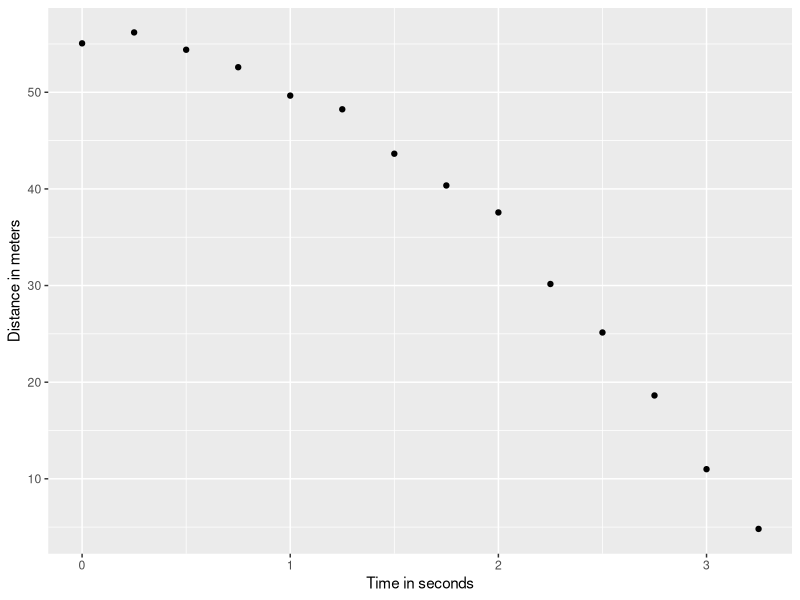
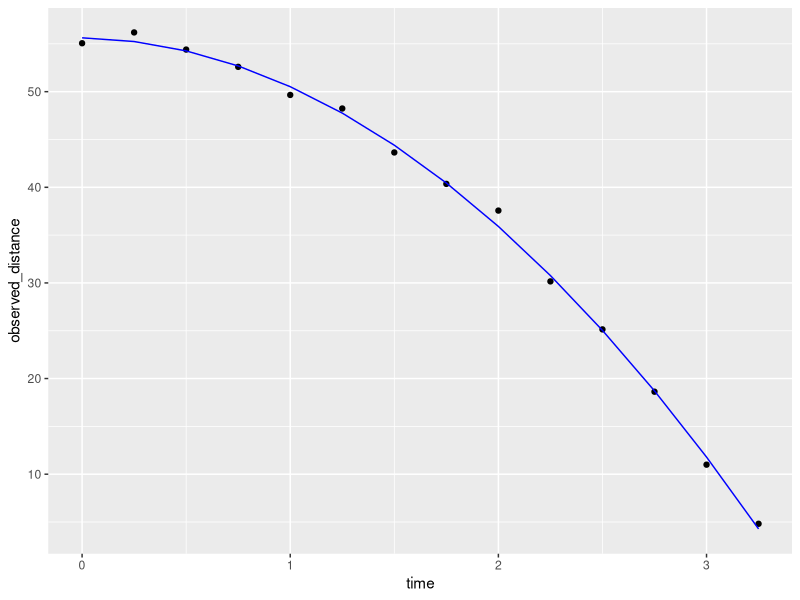

Generate these figures, in order, with R:
# Explicit dependencies for an independent R session (2026 maintenance).
library(tidyverse)
library(broom)

#Measurement Error Models
#Up to now, all our linear regression examples have been applied to two or more random variables. We assume the pairs are bivariate normal and use this to motivate a linear model.
#Another use for linear regression is with measurement error models, where it is common to have a non-random covariate (such as time). Randomness is introduced from measurement error rather than sampling or natural variability.

library(dslabs)
falling_object <- rfalling_object()

#The code to draw the trajectory of the ball:
falling_object %>%
  ggplot(aes(time, observed_distance)) +
  geom_point() +
  ylab("Distance in meters") +
  xlab("Time in seconds")

#The code to use the lm() function to estimate the coefficients:
fit <- falling_object %>%
  mutate(time_sq = time^2) %>%
  lm(observed_distance~time+time_sq, data=.)

tidy(fit)
#> # A tibble: 3 x 5
#>   term        estimate std.error statistic  p.value
#>   <chr>          <dbl>     <dbl>     <dbl>    <dbl>
#> 1 (Intercept)    56.9      0.580     98.0  1.56e-17
#> 2 time           -1.04     0.829     -1.25 2.36e- 1
#> 3 time_sq        -4.73     0.246    -19.2  8.17e-10

#The code to check if the estimated parabola fits the data:
augment(fit) %>%
  ggplot() +
  geom_point(aes(time, observed_distance)) +
  geom_line(aes(time, .fitted), col = "blue")

#The code to see the summary statistic of the regression:
tidy(fit, conf.int = TRUE)
# # A tibble: 3 × 7
# term        estimate std.error statistic  p.value conf.low conf.high
# <chr>          <dbl>     <dbl>     <dbl>    <dbl>    <dbl>     <dbl>
#   1 (Intercept)    56.7      1.03     55.2   8.47e-15    54.5      59.0 
# 2 time           -1.09     1.47     -0.741 4.74e- 1    -4.32      2.14
# 3 time_sq        -4.62     0.436   -10.6   4.11e- 7    -5.58     -3.66
